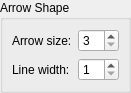
<?xml version="1.0" encoding="UTF-8"?>
<ui version="4.0">
 <class>ArrowsShapeSettingEditWidget</class>
 <widget class="QWidget" name="ArrowsShapeSettingEditWidget">
  <property name="geometry">
   <rect>
    <x>0</x>
    <y>0</y>
    <width>118</width>
    <height>80</height>
   </rect>
  </property>
  <property name="windowTitle">
   <string>Form</string>
  </property>
  <layout class="QHBoxLayout" name="horizontalLayout">
   <property name="leftMargin">
    <number>0</number>
   </property>
   <property name="topMargin">
    <number>0</number>
   </property>
   <property name="rightMargin">
    <number>0</number>
   </property>
   <property name="bottomMargin">
    <number>0</number>
   </property>
   <item>
    <widget class="QGroupBox" name="groupBox">
     <property name="title">
      <string>Arrow Shape</string>
     </property>
     <layout class="QHBoxLayout" name="horizontalLayout_6">
      <item>
       <layout class="QGridLayout" name="gridLayout_3">
        <item row="0" column="0">
         <widget class="QLabel" name="arrowSizeLabel">
          <property name="text">
           <string>Arrow size:</string>
          </property>
         </widget>
        </item>
        <item row="0" column="1">
         <widget class="QSpinBox" name="arrowSizeSpinBox">
          <property name="minimum">
           <number>3</number>
          </property>
          <property name="maximum">
           <number>20</number>
          </property>
         </widget>
        </item>
        <item row="1" column="0">
         <widget class="QLabel" name="lineWidthLabel">
          <property name="text">
           <string>Line width:</string>
          </property>
         </widget>
        </item>
        <item row="1" column="1">
         <widget class="QSpinBox" name="lineWidthSpinBox">
          <property name="minimum">
           <number>1</number>
          </property>
          <property name="maximum">
           <number>11</number>
          </property>
         </widget>
        </item>
       </layout>
      </item>
     </layout>
    </widget>
   </item>
  </layout>
 </widget>
 <resources/>
 <connections/>
</ui>
